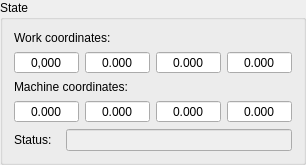
          <widget class="QGroupBox" name="grpState">
           <property name="title">
            <string>State</string>
           </property>
           <property name="overrided" stdset="0">
            <bool>false</bool>
           </property>
           <layout class="QVBoxLayout" name="verticalLayout_6">
            <item>
             <layout class="QVBoxLayout" name="verticalLayout_4">
              <item>
               <layout class="QHBoxLayout" name="horizontalLayout_9">
                <item>
                 <widget class="QLabel" name="label">
                  <property name="text">
                   <string>Work coordinates:</string>
                  </property>
                 </widget>
                </item>
               </layout>
              </item>
              <item>
               <layout class="QHBoxLayout" name="horizontalLayout">
                <item>
                 <widget class="QDoubleSpinBox" name="txtWPosX">
                  <property name="sizePolicy">
                   <sizepolicy hsizetype="Expanding" vsizetype="Fixed">
                    <horstretch>0</horstretch>
                    <verstretch>0</verstretch>
                   </sizepolicy>
                  </property>
                  <property name="toolTip">
                   <string>X</string>
                  </property>
                  <property name="locale">
                   <locale language="Russian" country="Russia"/>
                  </property>
                  <property name="alignment">
                   <set>Qt::AlignCenter</set>
                  </property>
                  <property name="readOnly">
                   <bool>true</bool>
                  </property>
                  <property name="buttonSymbols">
                   <enum>QAbstractSpinBox::NoButtons</enum>
                  </property>
                  <property name="decimals">
                   <number>3</number>
                  </property>
                  <property name="minimum">
                   <double>-9999.000000000000000</double>
                  </property>
                  <property name="maximum">
                   <double>9999.000000000000000</double>
                  </property>
                  <property name="value">
                   <double>0.000000000000000</double>
                  </property>
                 </widget>
                </item>
                <item>
                 <widget class="QDoubleSpinBox" name="txtWPosY">
                  <property name="sizePolicy">
                   <sizepolicy hsizetype="Expanding" vsizetype="Fixed">
                    <horstretch>0</horstretch>
                    <verstretch>0</verstretch>
                   </sizepolicy>
                  </property>
                  <property name="toolTip">
                   <string>Y</string>
                  </property>
                  <property name="alignment">
                   <set>Qt::AlignCenter</set>
                  </property>
                  <property name="readOnly">
                   <bool>true</bool>
                  </property>
                  <property name="buttonSymbols">
                   <enum>QAbstractSpinBox::NoButtons</enum>
                  </property>
                  <property name="decimals">
                   <number>3</number>
                  </property>
                  <property name="minimum">
                   <double>-9999.000000000000000</double>
                  </property>
                  <property name="maximum">
                   <double>9999.000000000000000</double>
                  </property>
                  <property name="value">
                   <double>0.000000000000000</double>
                  </property>
                 </widget>
                </item>
                <item>
                 <widget class="QDoubleSpinBox" name="txtWPosZ">
                  <property name="sizePolicy">
                   <sizepolicy hsizetype="Expanding" vsizetype="Fixed">
                    <horstretch>0</horstretch>
                    <verstretch>0</verstretch>
                   </sizepolicy>
                  </property>
                  <property name="toolTip">
                   <string>Z</string>
                  </property>
                  <property name="alignment">
                   <set>Qt::AlignCenter</set>
                  </property>
                  <property name="readOnly">
                   <bool>true</bool>
                  </property>
                  <property name="buttonSymbols">
                   <enum>QAbstractSpinBox::NoButtons</enum>
                  </property>
                  <property name="decimals">
                   <number>3</number>
                  </property>
                  <property name="minimum">
                   <double>-9999.000000000000000</double>
                  </property>
                  <property name="maximum">
                   <double>9999.000000000000000</double>
                  </property>
                  <property name="value">
                   <double>0.000000000000000</double>
                  </property>
                 </widget>
                </item>
                <item>
                 <widget class="QDoubleSpinBox" name="txtWPosA">
                  <property name="sizePolicy">
                   <sizepolicy hsizetype="Expanding" vsizetype="Fixed">
                    <horstretch>0</horstretch>
                    <verstretch>0</verstretch>
                   </sizepolicy>
                  </property>
                  <property name="toolTip">
                   <string>Z</string>
                  </property>
                  <property name="alignment">
                   <set>Qt::AlignCenter</set>
                  </property>
                  <property name="readOnly">
                   <bool>true</bool>
                  </property>
                  <property name="buttonSymbols">
                   <enum>QAbstractSpinBox::NoButtons</enum>
                  </property>
                  <property name="decimals">
                   <number>3</number>
                  </property>
                  <property name="minimum">
                   <double>-9999.000000000000000</double>
                  </property>
                  <property name="maximum">
                   <double>9999.000000000000000</double>
                  </property>
                  <property name="value">
                   <double>0.000000000000000</double>
                  </property>
                 </widget>
                </item>
               </layout>
              </item>
             </layout>
            </item>
            <item>
             <layout class="QVBoxLayout" name="verticalLayout_5">
              <item>
               <layout class="QHBoxLayout" name="horizontalLayout_10">
                <item>
                 <widget class="QLabel" name="label_2">
                  <property name="text">
                   <string>Machine coordinates:</string>
                  </property>
                 </widget>
                </item>
               </layout>
              </item>
              <item>
               <layout class="QHBoxLayout" name="horizontalLayout_3">
                <item>
                 <widget class="QDoubleSpinBox" name="txtMPosX">
                  <property name="sizePolicy">
                   <sizepolicy hsizetype="Expanding" vsizetype="Fixed">
                    <horstretch>0</horstretch>
                    <verstretch>0</verstretch>
                   </sizepolicy>
                  </property>
                  <property name="toolTip">
                   <string>X</string>
                  </property>
                  <property name="alignment">
                   <set>Qt::AlignCenter</set>
                  </property>
                  <property name="readOnly">
                   <bool>true</bool>
                  </property>
                  <property name="buttonSymbols">
                   <enum>QAbstractSpinBox::NoButtons</enum>
                  </property>
                  <property name="decimals">
                   <number>3</number>
                  </property>
                  <property name="minimum">
                   <double>-9999.000000000000000</double>
                  </property>
                  <property name="maximum">
                   <double>9999.000000000000000</double>
                  </property>
                  <property name="value">
                   <double>0.000000000000000</double>
                  </property>
                 </widget>
                </item>
                <item>
                 <widget class="QDoubleSpinBox" name="txtMPosY">
                  <property name="sizePolicy">
                   <sizepolicy hsizetype="Expanding" vsizetype="Fixed">
                    <horstretch>0</horstretch>
                    <verstretch>0</verstretch>
                   </sizepolicy>
                  </property>
                  <property name="toolTip">
                   <string>Y</string>
                  </property>
                  <property name="alignment">
                   <set>Qt::AlignCenter</set>
                  </property>
                  <property name="readOnly">
                   <bool>true</bool>
                  </property>
                  <property name="buttonSymbols">
                   <enum>QAbstractSpinBox::NoButtons</enum>
                  </property>
                  <property name="decimals">
                   <number>3</number>
                  </property>
                  <property name="minimum">
                   <double>-9999.000000000000000</double>
                  </property>
                  <property name="maximum">
                   <double>9999.000000000000000</double>
                  </property>
                  <property name="value">
                   <double>0.000000000000000</double>
                  </property>
                 </widget>
                </item>
                <item>
                 <widget class="QDoubleSpinBox" name="txtMPosZ">
                  <property name="sizePolicy">
                   <sizepolicy hsizetype="Expanding" vsizetype="Fixed">
                    <horstretch>0</horstretch>
                    <verstretch>0</verstretch>
                   </sizepolicy>
                  </property>
                  <property name="toolTip">
                   <string>Z</string>
                  </property>
                  <property name="alignment">
                   <set>Qt::AlignCenter</set>
                  </property>
                  <property name="readOnly">
                   <bool>true</bool>
                  </property>
                  <property name="buttonSymbols">
                   <enum>QAbstractSpinBox::NoButtons</enum>
                  </property>
                  <property name="decimals">
                   <number>3</number>
                  </property>
                  <property name="minimum">
                   <double>-9999.000000000000000</double>
                  </property>
                  <property name="maximum">
                   <double>9999.000000000000000</double>
                  </property>
                  <property name="value">
                   <double>0.000000000000000</double>
                  </property>
                 </widget>
                </item>
                <item>
                 <widget class="QDoubleSpinBox" name="txtMPosA">
                  <property name="sizePolicy">
                   <sizepolicy hsizetype="Expanding" vsizetype="Fixed">
                    <horstretch>0</horstretch>
                    <verstretch>0</verstretch>
                   </sizepolicy>
                  </property>
                  <property name="toolTip">
                   <string>Z</string>
                  </property>
                  <property name="alignment">
                   <set>Qt::AlignCenter</set>
                  </property>
                  <property name="readOnly">
                   <bool>true</bool>
                  </property>
                  <property name="buttonSymbols">
                   <enum>QAbstractSpinBox::NoButtons</enum>
                  </property>
                  <property name="decimals">
                   <number>3</number>
                  </property>
                  <property name="minimum">
                   <double>-9999.000000000000000</double>
                  </property>
                  <property name="maximum">
                   <double>9999.000000000000000</double>
                  </property>
                  <property name="value">
                   <double>0.000000000000000</double>
                  </property>
                 </widget>
                </item>
               </layout>
              </item>
             </layout>
            </item>
            <item>
             <layout class="QFormLayout" name="formLayout">
              <property name="horizontalSpacing">
               <number>14</number>
              </property>
              <item row="0" column="0">
               <widget class="QLabel" name="Label">
                <property name="text">
                 <string>Status:</string>
                </property>
               </widget>
              </item>
              <item row="0" column="1">
               <widget class="QLineEdit" name="txtStatus">
                <property name="enabled">
                 <bool>false</bool>
                </property>
                <property name="acceptDrops">
                 <bool>false</bool>
                </property>
                <property name="styleSheet">
                 <string notr="true">QLineEdit {color: palette(text);}</string>
                </property>
                <property name="alignment">
                 <set>Qt::AlignCenter</set>
                </property>
                <property name="readOnly">
                 <bool>true</bool>
                </property>
                <property name="status" stdset="0">
                 <string/>
                </property>
               </widget>
              </item>
             </layout>
            </item>
           </layout>
          </widget>
